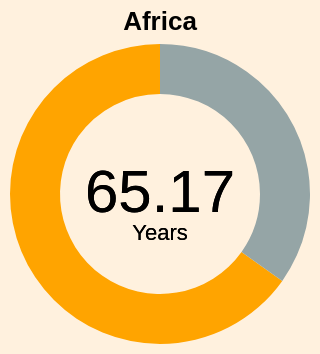

Vega-Lite specification for this chart:
### Vega-Lite specification from a JSON file in a GitHub repository (floating-point values rounded to 4 significant figures)
{"$schema": "https://vega.github.io/schema/vega-lite/v5.json", "width": 150, "height": 150, "config": {"view": {"stroke": null}, "background": "#fff1de"}, "title": {"text": "Africa"}, "data": {"values": [{"Continent": "Africa", "Avg_LE": "65.16819855"}, {"Continent": "Remaining", "Avg_LE": "34.83180145"}]}, "layer": [{"mark": {"type": "arc", "innerRadius": 50}}, {"mark": {"type": "text", "text": "65.17", "fontSize": 30}, "encoding": {"color": {"value": "black"}}}, {"mark": {"type": "text", "text": "Years", "dy": 20}, "encoding": {"color": {"value": "black"}}}], "encoding": {"theta": {"field": "Avg_LE", "type": "quantitative"}, "color": {"field": "Continent", "type": "nominal", "legend": null, "scale": {"domain": ["Africa", "Remaining"], "range": ["#ffa400", "#95A5A6"]}}, "tooltip": [{"field": "Continent", "type": "nominal", "title": "Continent"}, {"field": "Avg_LE", "type": "quantitative", "title": "Life Expectancy (years)", "format": ".2f"}]}}
